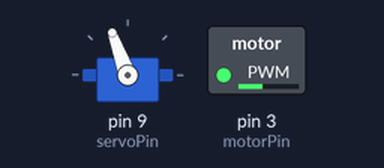
Simulated run of this sketch. Board: Arduino Uno, built with avr-gcc and run on an emulated ATmega328P. Parts: servo, switched loads named in the sketch (green lamp = pin HIGH).

Above: at 0.05 s.
At 1.5 s:
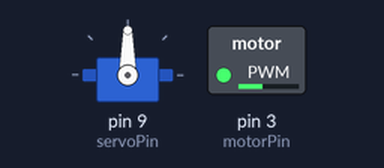
At 3.0 s:
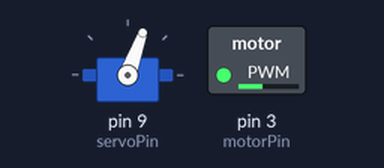
Timing chart, 0 to 3.5 s (numbered marks = the images above):
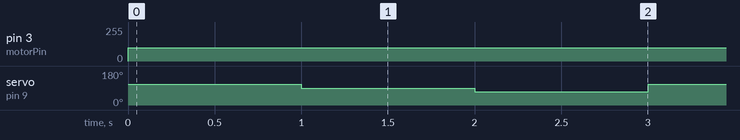

The sketch:

servo_and_motor_test.ino
```cpp
#include <Servo.h>

Servo servo;

const int motorPin = 3;
const int servoPin = 9;

int buttonState =LOW;      // the current state of the output pin
int motorspeed = 100;

void setup() {
  pinMode(motorPin, OUTPUT);
  servo.attach(servoPin);
  Serial.begin(9600);                             // start the serial port
}

void loop() {
  if (buttonState == LOW) {
    buttonState = HIGH;
    analogWrite(motorPin,motorspeed);  //analogWrite for PWM signals
  }

  servo.write(110);
  delay(1000);
  servo.write(90);
  delay(1000);
  servo.write(70);
  delay(1000);
}
```

Measured:
- by itself, pin 3 (motorPin): 0/255 → 100/255 at 0.00 s
- by itself, servo on pin 9 (servoPin): repeats every 3.0 s: 70° 1.0 s, 110° 1.0 s, 90° 1.0 s
